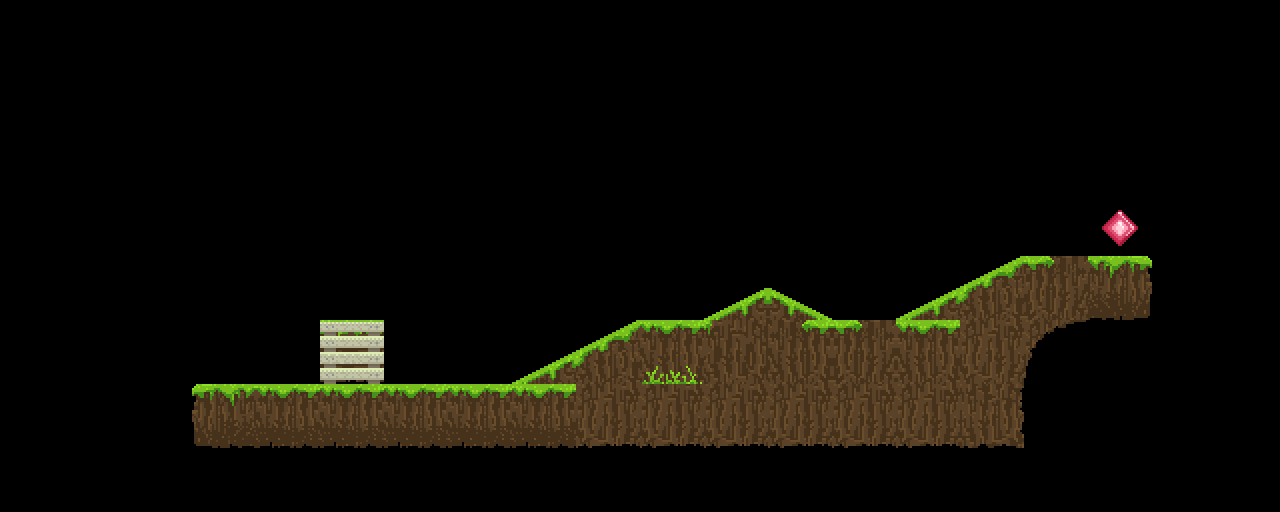

This game map was drawn from its Tiled (.tmx) file and the tilesets committed beside it. A one-line description and the trimmed map source follow:
An orthogonal 20x8 tile map with 64x64 px tiles, 1 tile layer (map) and 8 objects (start, end).

<map version="1.0.0" orientation="orthogonal" renderorder="right-down" width="20" height="8" tilewidth="64" tileheight="64" nextobjectid="17">
 <tileset firstgid="1" name="Tiles_64x64" tilewidth="64" tileheight="64" tilecount="64" columns="8">
  <image source="../tilesets/Tiles_64x64.png" trans="000000" width="512" height="512" />
 </tileset>
 <layer name="map" width="20" height="8">
  <data>[160 cells, 30 non-empty, 17 distinct tile ids]</data>
 </layer>
 <objectgroup name="ground">
  <object id="1" x="192" y="384" width="832" height="64" />
  <object id="2" x="640" y="320" width="384" height="64" />
  <object id="3" x="1024" y="256" width="128" height="64" />
  <object id="4" x="896" y="320">
   <polygon points="0,0 128,-64 128,0" />
  </object>
  <object id="5" x="512" y="384">
   <polygon points="0,0 128,-64 128,0" />
  </object>
  <object id="6" x="704" y="320">
   <polygon points="0,0 64.0198,-33.275 128,0" />
  </object>
 </objectgroup>
 <objectgroup name="positions">
  <object id="11" name="start" x="320" y="320" width="64" height="64" />
  <object id="12" name="end" x="1088" y="192" width="64" height="64" />
 </objectgroup>
</map>
